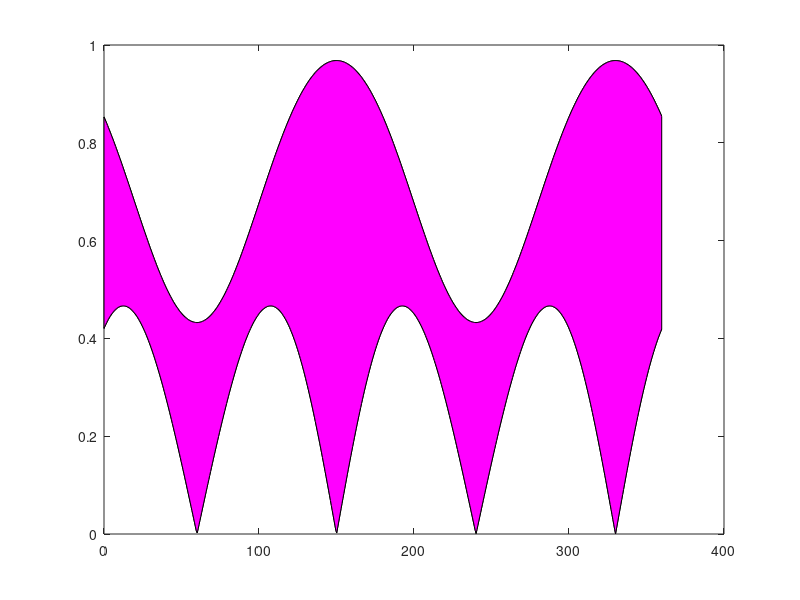
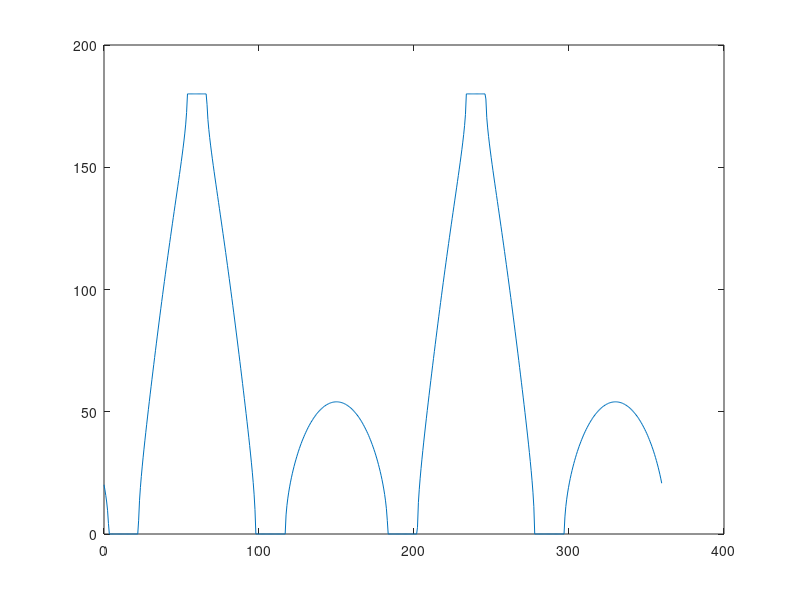
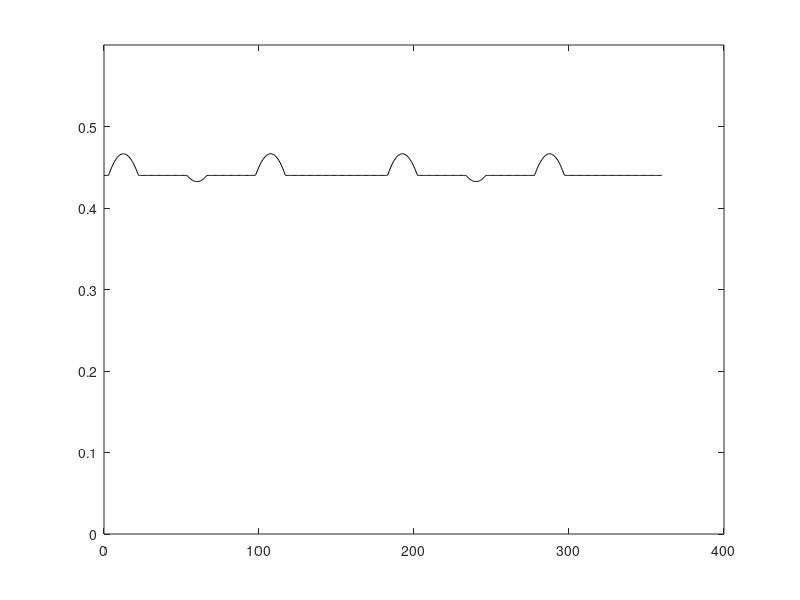

Here is the MATLAB script that generated these plots, in order:
CPS=0
theta_f1=0:0.01:2*pi;
dead_time=0.02;
m=0.9;
n=0;
D1=(1+m*sin(theta_f1)+(n/6)*sawtooth(3*theta_f1+pi/2,1/2))/2;
D1(D1<dead_time)=dead_time;
D1(D1>(1-dead_time))=1-dead_time;
% S1=(2/pi)*sin(pi*D1)*cos(theta_c);
S1=(2/pi)*sin(pi*(D1));
theta_f2=theta_f1-2*pi/3;
D2=(1+m*sin(theta_f2)+(n/6)*sawtooth(3*theta_f2+pi/2,1/2))/2;
D2(D2<dead_time)=dead_time;
D2(D2>(1-dead_time))=1-dead_time;
D2=(1+m*sin(theta_f2)+(n/6)*sawtooth(3*theta_f2+pi/2,1/2))/2;
S2=(2/pi)*sin(pi*(D2));

% figure();
% plot(theta_f1*180/pi,S1,'r')
% hold on;
% plot(theta_f1*180/pi,S2,'b')
% hold on;
plot(theta_f1*180/pi,abs(S1-S2),'k')
hold on;
plot(theta_f1*180/pi,abs(S1+S2),'k')
patch([theta_f1*180/pi fliplr(theta_f1*180/pi)], [abs(S1-S2) fliplr(abs(S1+S2))], 'm')
%%
lim_y=0.44;
lim_y=0.44;
y=(S1.^2+S2.^2-lim_y^2)./(2.*S1.*S2);
y(y>1)=1;
y(y<-1)=-1;
CPS=acos(y);
% CPS=mod(CPS,2*pi);
%%
figure();
plot(theta_f1*180/pi,CPS*180/pi)
%%
S_updated=sqrt(S1.^2+S2.^2-2*S1.*S2.*cos(CPS));
figure();
plot(theta_f1*180/pi,S_updated,'k');
hold on;
ylim([0 0.6])
mean(S_updated)

% theta_f1
% 
% a0=(1/pi)*integral(S_updated,theta_f1,-pi,pi) 
% n=1;
% a1=(1/pi)*integral(S_updated*cos(n*theta_f1),theta_f1,-pi,pi) 
% b1=(1/pi)*integral(S_updated*sin(n*theta_f1),theta_f1,-pi,pi)    
 



